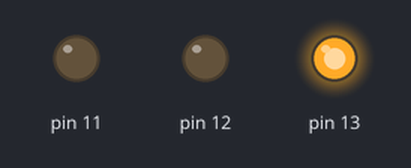
This sketch was run on a simulated Arduino Uno, built with avr-gcc and run on an emulated ATmega328P. On the bench: output pins drawn as LEDs (lit = HIGH).

Above: at 0.2 s.
At 1.4 s:
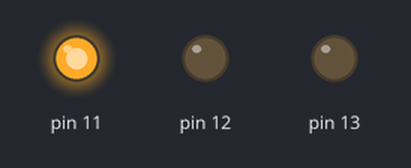
At 2.95 s:
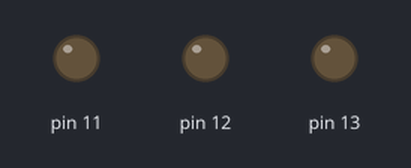
At 5.0 s:
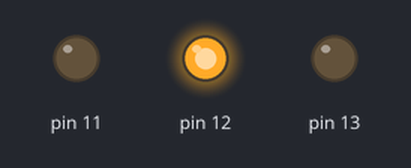
Timing chart, 0 to 6.9 s (numbered marks = the images above):
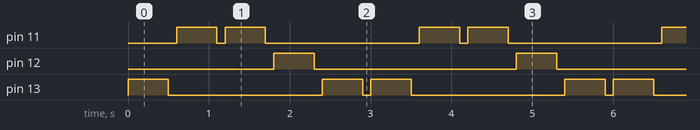

Measured:
- by itself, pin 11: repeats every 3.0 s: LOW 0.10 s, HIGH 0.50 s, LOW 1.9 s, HIGH 0.50 s
- by itself, pin 12: alternates HIGH for 0.50 s and LOW for 2.5 s
- by itself, pin 13: repeats every 3.0 s: LOW 1.9 s, HIGH 0.50 s, LOW 0.10 s, HIGH 0.50 s

The sketch:

job6.ino
```cpp
// C++ code
//
void setup()
{
  pinMode(11, OUTPUT);
  pinMode(12, OUTPUT);
  pinMode(13, OUTPUT);
}

void loop()
{digitalWrite(13, HIGH);
  delay(500); // Delay a little bit to improve simulation performance
digitalWrite(13, LOW);
  delay(100); // Delay a little bit to improve simulation performance


  digitalWrite(11, HIGH);
  delay(500); // Delay a little bit to improve simulation performance
digitalWrite(11, LOW);
  delay(100); // Delay a little bit to improve simulation performance

  digitalWrite(11, HIGH);
  delay(500); // Delay a little bit to improve simulation performance
digitalWrite(11, LOW);
  delay(100); // Delay a little bit to improve simulation performance
digitalWrite(12, HIGH);
  delay(500); // Delay a little bit to improve simulation performance
digitalWrite(12, LOW);
  delay(100); // Delay a little bit to improve simulation performance

  digitalWrite(13, HIGH);
  delay(500); // Delay a little bit to improve simulation performance
digitalWrite(13, LOW);
  delay(100); // Delay a little bit to improve simulation performance

}
```

job6.1.cpp
```cpp
const int led1 = 2;
const int led2 = 3;

void setup() {
  pinMode(led1, OUTPUT);
  pinMode(led2, OUTPUT);
}

void loop() {
  digitalWrite(led1, HIGH);
  digitalWrite(led2, HIGH);
  delay(500);
  digitalWrite(led1, LOW);
  digitalWrite(led2, LOW);
  delay(500);
}
```

job6.2.cpp
```cpp
const int led1 = 2;
const int led2 = 3;

void setup() {
  pinMode(led1, OUTPUT);
  pinMode(led2, OUTPUT);
}

void loop() {
  digitalWrite(led1, HIGH);
  delay(300);
  digitalWrite(led1, LOW);
  delay(300);

  digitalWrite(led2, HIGH);
  delay(700);
  digitalWrite(led2, LOW);
  delay(700);
}
```
